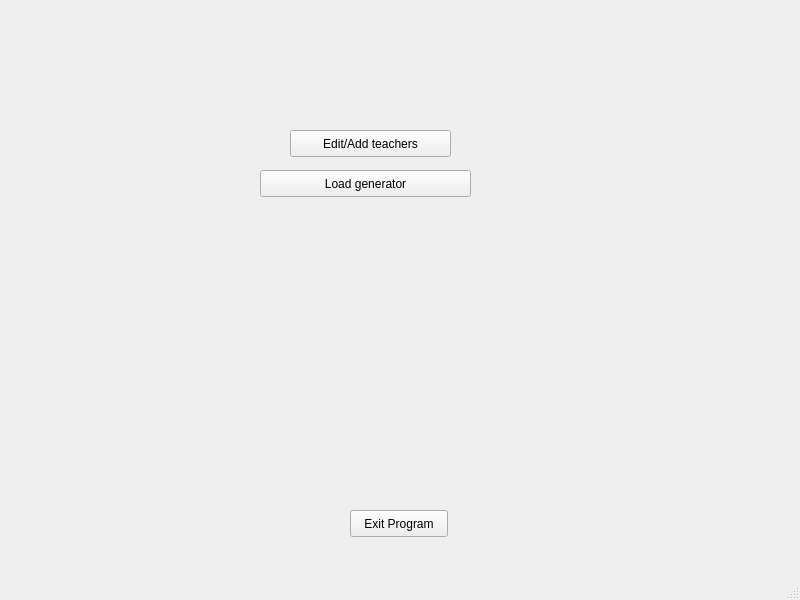
<?xml version="1.0" encoding="UTF-8"?>
<ui version="4.0">
 <class>TimeTableForm</class>
 <widget class="QMainWindow" name="TimeTableForm">
  <property name="geometry">
   <rect>
    <x>0</x>
    <y>0</y>
    <width>800</width>
    <height>600</height>
   </rect>
  </property>
  <property name="windowTitle">
   <string>MainWindow</string>
  </property>
  <widget class="QWidget" name="centralwidget">
   <widget class="QPushButton" name="ExitButton">
    <property name="geometry">
     <rect>
      <x>350</x>
      <y>510</y>
      <width>98</width>
      <height>27</height>
     </rect>
    </property>
    <property name="text">
     <string>Exit Program</string>
    </property>
   </widget>
   <widget class="QPushButton" name="AddTeacherButton">
    <property name="geometry">
     <rect>
      <x>290</x>
      <y>130</y>
      <width>161</width>
      <height>27</height>
     </rect>
    </property>
    <property name="text">
     <string>Edit/Add teachers</string>
    </property>
   </widget>
   <widget class="QPushButton" name="LoadButton">
    <property name="geometry">
     <rect>
      <x>260</x>
      <y>170</y>
      <width>211</width>
      <height>27</height>
     </rect>
    </property>
    <property name="text">
     <string>Load generator</string>
    </property>
   </widget>
  </widget>
  <widget class="QStatusBar" name="statusbar"/>
 </widget>
 <resources/>
 <connections/>
</ui>
